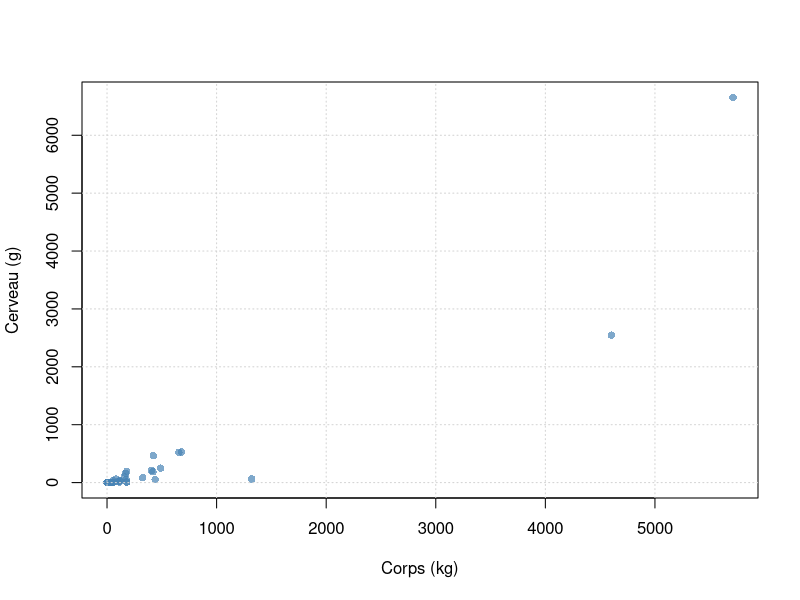
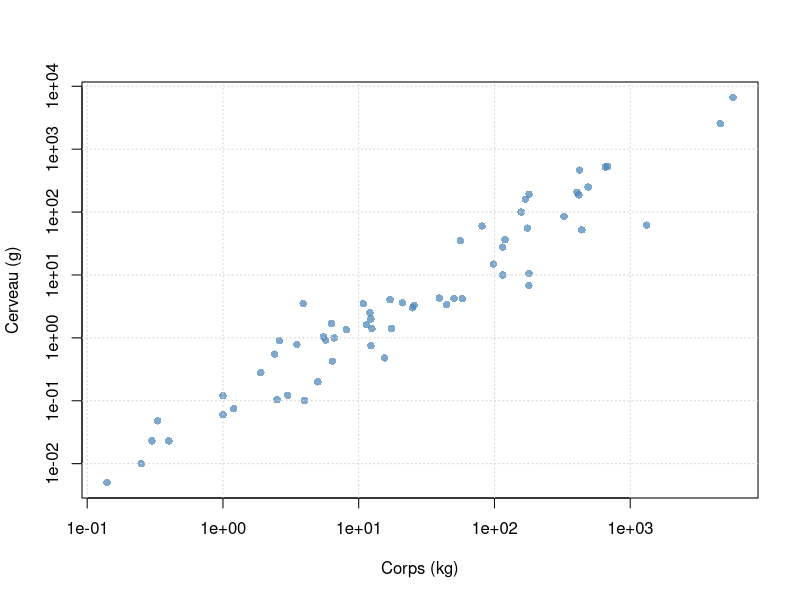

Recreate these plots in R, in order.
## ---- chunk 1
x <- read.table("wgt.txt")
plot(Brain ~ Body, data=x, col=scales::alpha("steelblue", 0.7), pch=16,
     xlab="Corps (kg)", ylab="Cerveau (g)")
grid()
## ---- chunk 2
x <- read.table("wgt.txt")
plot(Brain ~ Body, data=x, col=scales::alpha("steelblue", 0.7), pch=16,
     xlab="Corps (kg)", ylab="Cerveau (g)", log="xy")
grid()
